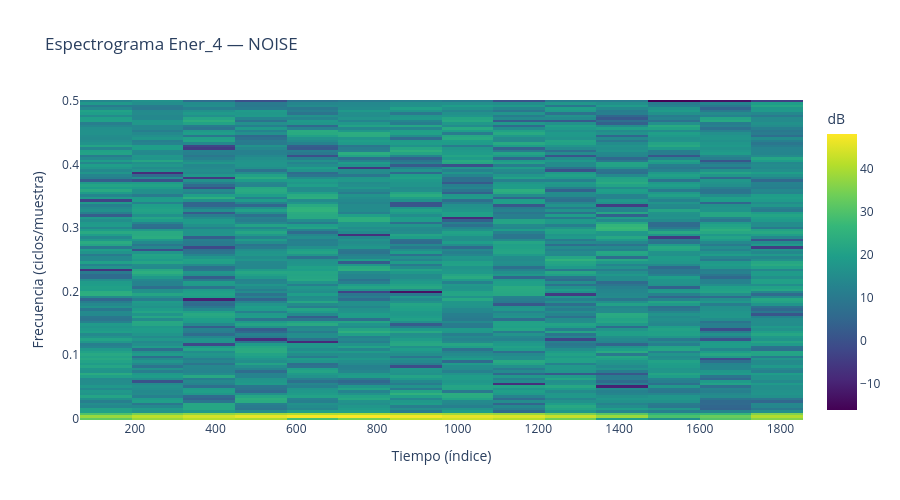

Notebook code for this chart:
### Markdown cell above
Repetimos el espectrograma (STFT) para la versión `noise` de `Ener_4`, usando los mismos
parámetros (Hann, nperseg=256, noverlap=128) para poder comparar directamente contra la versión
clean.

### Code cell
f_stft, t_stft, Sxx_n = signal.spectrogram(e4_noise, fs=fs, nperseg=nperseg,
                                           noverlap=noverlap, window='hann')

fig_spec_n = go.Figure(go.Heatmap(
    x=t_stft, y=f_stft, z=10 * np.log10(Sxx_n + 1e-12),
    colorscale='Viridis', colorbar=dict(title='dB')))
fig_spec_n.update_layout(title='Espectrograma Ener_4 — NOISE',
                         xaxis_title='Tiempo (índice)',
                         yaxis_title='Frecuencia (ciclos/muestra)', height=500)
fig_spec_n.write_html('../results/figuras/fase2_ener4_espectrograma_noise.html', auto_open=False)
fig_spec_n.show()

### Figure 1 — Plotly figure (JSON) as saved in the notebook; plotly's stock layout.template omitted (floating-point values rounded to 4 significant figures; data arrays with more than 128 entries replaced by an {"elided": "..."} marker saying what was removed)
{"data": [{"colorbar": {"title": {"text": "dB"}}, "colorscale": [[0, "#440154"], [0.1111, "#482878"], [0.2222, "#3e4989"], [0.3333, "#31688e"], [0.4444, "#26828e"], [0.5556, "#1f9e89"], [0.6667, "#35b779"], [0.7778, "#6ece58"], [0.8889, "#b5de2b"], [1, "#fde725"]], "type": "heatmap", "x": [128.0, 256.0, 384.0, 512.0, 640.0, 768.0, 896.0, 1024.0, 1152.0, 1280.0, 1408.0, 1536.0, 1664.0, 1792.0], "y": {"elided": "129 float values"}, "z": {"elided": "129x14 float values"}}], "layout": {"height": 500, "title": {"text": "Espectrograma Ener_4 — NOISE"}, "xaxis": {"title": {"text": "Tiempo (índice)"}}, "yaxis": {"title": {"text": "Frecuencia (ciclos/muestra)"}}}}
